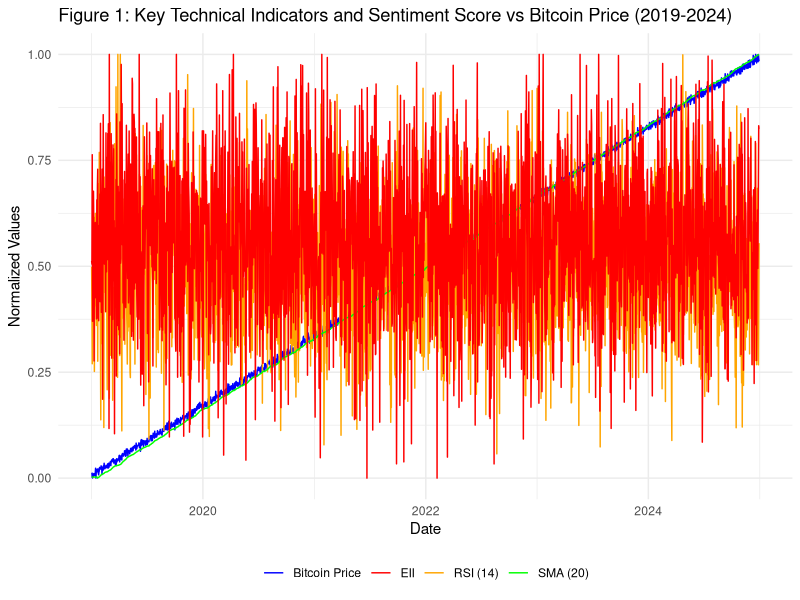
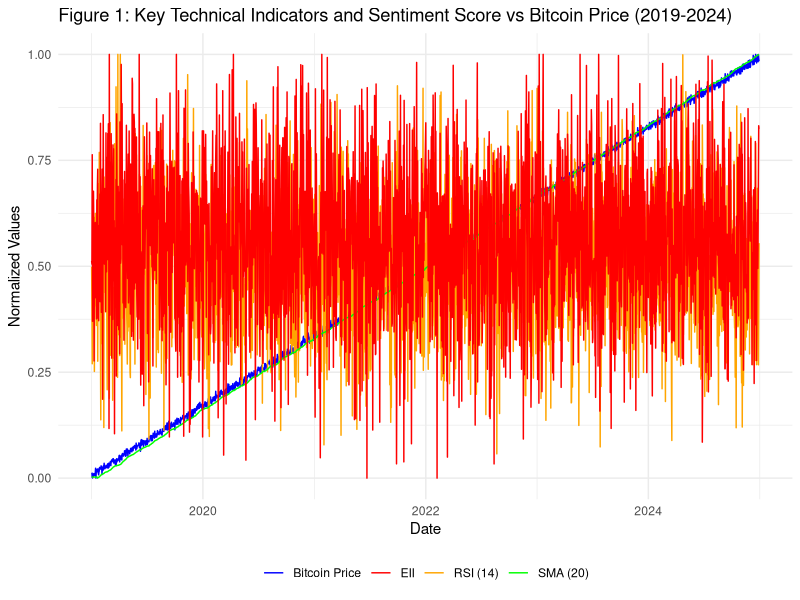

Write R code to recreate these figures, in order.
library(ggplot2)
dates <- seq(as.Date("2019-01-01"), as.Date("2024-12-29"), by="day")
prices <- seq(3745.95, 97500, length.out=length(dates)) + rnorm(length(dates), 0, 500)
rsi <- rnorm(length(dates), 50, 15); rsi <- pmax(0, pmin(100, rsi))
sma <- zoo::rollmean(prices, k=20, fill=prices[1], align="right")
eii <- rnorm(length(dates), 56, 17.5); eii <- pmax(0, pmin(100, eii))

# 标准化
prices_norm <- (prices - min(prices)) / (max(prices) - min(prices))
rsi_norm <- rsi / 100
sma_norm <- (sma - min(sma)) / (max(sma) - min(sma))
eii_norm <- eii / 100

# 数据框
df <- data.frame(Date=dates, Price=prices_norm, RSI=rsi_norm, SMA=sma_norm, EII=eii_norm)

# 绘图
p <- ggplot(df, aes(x=Date)) +
  geom_line(aes(y=Price, color="Bitcoin Price")) +
  geom_line(aes(y=RSI, color="RSI (14)")) +
  geom_line(aes(y=SMA, color="SMA (20)")) +
  geom_line(aes(y=EII, color="EII")) +
  labs(title="Figure 1: Key Technical Indicators and Sentiment Score vs Bitcoin Price (2019-2024)",
       x="Date", y="Normalized Values") +
  scale_color_manual(values=c("Bitcoin Price"="blue", "RSI (14)"="orange", "SMA (20)"="green", "EII"="red")) +
  theme_minimal() +
  theme(legend.position="bottom", legend.title=element_blank()) +
  guides(color=guide_legend(nrow=1))

# 保存
ggsave("Figure_1.png", p, width=10, height=6, dpi=300)
print(p)